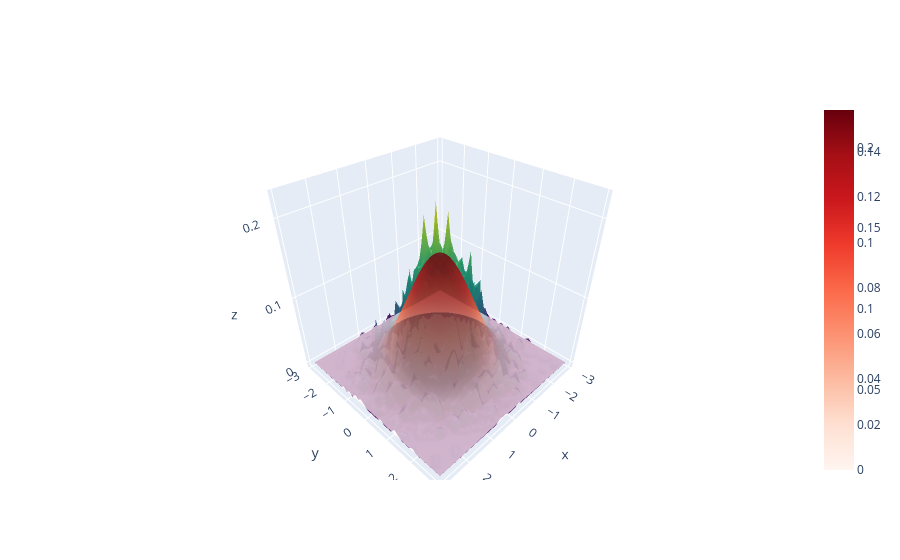

This figure's notebook cell:
### Code cell
hist, xe, ye = np.histogram2d(x, y, bins=40, range=[[-3, 3], [-3, 3]], density=True)

xc = (xe[:-1] + xe[1:]) / 2
yc = (ye[:-1] + ye[1:]) / 2
X, Y = np.meshgrid(xc, yc)

Z = (1 / (2 * np.pi)) * np.exp(-0.5 * (X**2 + Y**2))

fig = go.Figure()

fig.add_trace(go.Surface(x=X,y=Y,z=hist.T,colorscale='Viridis',opacity=0.8))
fig.add_trace(go.Surface(x=X,y=Y,z=Z,colorscale='Reds',opacity=0.6))

fig.show()

### Figure 1 — Plotly figure (JSON) as saved in the notebook; plotly's stock layout.template omitted (floating-point values rounded to 4 significant figures; data arrays with more than 128 entries replaced by an {"elided": "..."} marker saying what was removed)
{"data": [{"colorscale": [[0, "#440154"], [0.1111, "#482878"], [0.2222, "#3e4989"], [0.3333, "#31688e"], [0.4444, "#26828e"], [0.5556, "#1f9e89"], [0.6667, "#35b779"], [0.7778, "#6ece58"], [0.8889, "#b5de2b"], [1, "#fde725"]], "opacity": 0.8, "type": "surface", "x": {"elided": "40x40 float values"}, "y": {"elided": "40x40 float values"}, "z": {"elided": "40x40 float values"}}, {"colorscale": [[0, "rgb(255,245,240)"], [0.125, "rgb(254,224,210)"], [0.25, "rgb(252,187,161)"], [0.375, "rgb(252,146,114)"], [0.5, "rgb(251,106,74)"], [0.625, "rgb(239,59,44)"], [0.75, "rgb(203,24,29)"], [0.875, "rgb(165,15,21)"], [1, "rgb(103,0,13)"]], "opacity": 0.6, "type": "surface", "x": {"elided": "40x40 float values"}, "y": {"elided": "40x40 float values"}, "z": {"elided": "40x40 float values"}}], "layout": {}}
